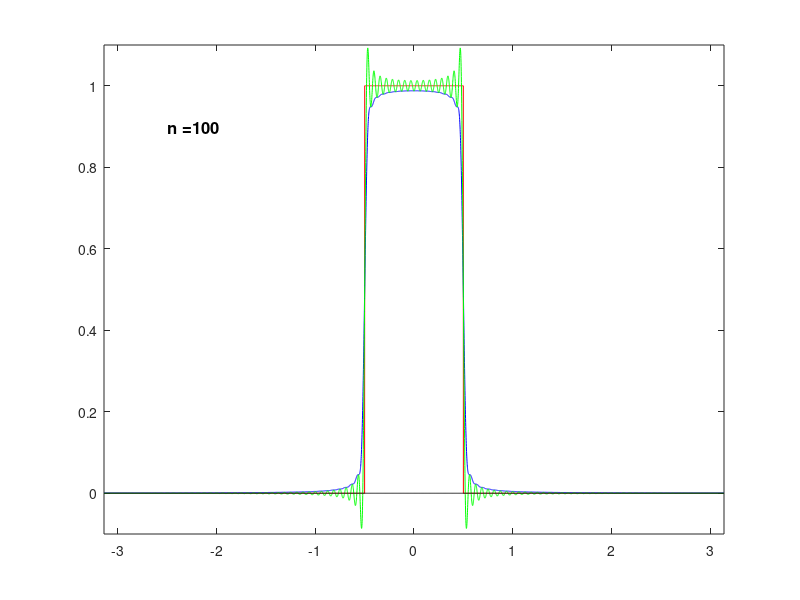

This chart was generated by the following MATLAB code:
m=100;
t=-pi:0.001:pi;
n=length(t);
disp(n);
Chi=zeros(1,n);

for j=1:n;
if abs(t(j))<.5,
Chi(j)=1;
end
end;

S(1,:)=1/(2*pi)*ones(size(t));
Ces(1,:)=S(1,:);

for k=1:m;
    S(k+1,:)=S(k,:)+2*sin(k/2)/(k*pi)*cos(k*t);
    lambda=1/(k+1);
Ces(k+1,:) = lambda * S(k+1,:) + (1-lambda) * Ces(k,:);
hold off
plot(t,Chi,'r',t,Ces(k+1,:),'b',t,S(k+1,:),'g',t,zeros(size(t)),'k');
axis manual; axis([-pi,pi,-.1,1.1]);
text(-2.5,.9,['n =',num2str(k)],'fontsize',12,'fontweight','bold');
hold on;
pause(.2);
end;